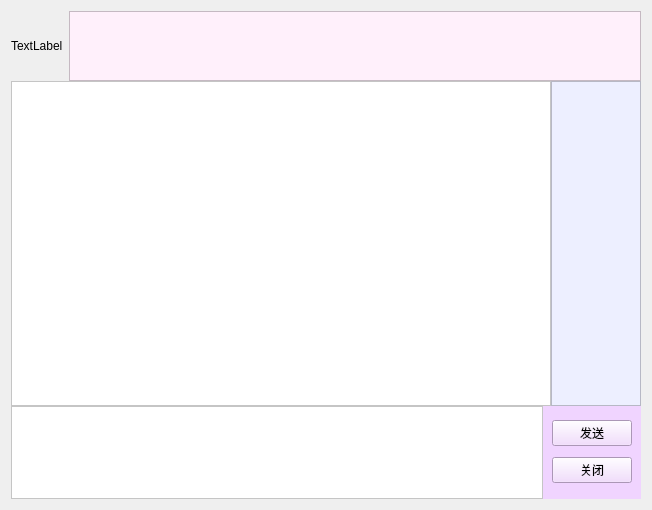
<?xml version="1.0" encoding="UTF-8"?>
<ui version="4.0">
 <class>talkdialog_group</class>
 <widget class="QWidget" name="talkdialog_group">
  <property name="geometry">
   <rect>
    <x>0</x>
    <y>0</y>
    <width>652</width>
    <height>510</height>
   </rect>
  </property>
  <property name="windowTitle">
   <string>Form</string>
  </property>
  <property name="styleSheet">
   <string notr="true"/>
  </property>
  <layout class="QVBoxLayout" name="verticalLayout" stretch="1,7,2">
   <property name="spacing">
    <number>0</number>
   </property>
   <item>
    <widget class="QWidget" name="widget_4" native="true">
     <property name="styleSheet">
      <string notr="true"/>
     </property>
     <layout class="QHBoxLayout" name="horizontalLayout_2">
      <property name="spacing">
       <number>6</number>
      </property>
      <property name="leftMargin">
       <number>0</number>
      </property>
      <property name="topMargin">
       <number>0</number>
      </property>
      <property name="rightMargin">
       <number>0</number>
      </property>
      <property name="bottomMargin">
       <number>0</number>
      </property>
      <item>
       <widget class="QLabel" name="label">
        <property name="styleSheet">
         <string notr="true">image: url(:/img/headIcon.jpg);</string>
        </property>
        <property name="text">
         <string>TextLabel</string>
        </property>
       </widget>
      </item>
      <item>
       <widget class="QTextEdit" name="textEdit_2">
        <property name="styleSheet">
         <string notr="true">background-color: rgb(0, 0, 0);
background-color: rgb(255, 240, 251);</string>
        </property>
       </widget>
      </item>
     </layout>
    </widget>
   </item>
   <item>
    <widget class="QWidget" name="widget" native="true">
     <property name="styleSheet">
      <string notr="true">background-color: rgb(255, 255, 255);
background-color: rgb(255, 255, 255);</string>
     </property>
     <layout class="QHBoxLayout" name="horizontalLayout_3" stretch="6,1">
      <property name="spacing">
       <number>0</number>
      </property>
      <property name="leftMargin">
       <number>0</number>
      </property>
      <property name="topMargin">
       <number>0</number>
      </property>
      <property name="rightMargin">
       <number>0</number>
      </property>
      <property name="bottomMargin">
       <number>0</number>
      </property>
      <item>
       <widget class="QTextBrowser" name="textBrowser">
        <property name="styleSheet">
         <string notr="true">background-color: rgb(255, 255, 255);
</string>
        </property>
       </widget>
      </item>
      <item>
       <widget class="QListWidget" name="listWidget">
        <property name="styleSheet">
         <string notr="true">background-color: rgb(237, 239, 255);
</string>
        </property>
       </widget>
      </item>
     </layout>
    </widget>
   </item>
   <item>
    <widget class="QWidget" name="widget_3" native="true">
     <property name="styleSheet">
      <string notr="true">background-color: rgb(85, 0, 0);
background-color: rgb(138, 255, 83);</string>
     </property>
     <layout class="QHBoxLayout" name="horizontalLayout" stretch="9,1">
      <property name="spacing">
       <number>0</number>
      </property>
      <property name="leftMargin">
       <number>0</number>
      </property>
      <property name="topMargin">
       <number>0</number>
      </property>
      <property name="rightMargin">
       <number>0</number>
      </property>
      <property name="bottomMargin">
       <number>0</number>
      </property>
      <item>
       <widget class="QTextEdit" name="textEdit">
        <property name="styleSheet">
         <string notr="true">background-color: rgb(255, 255, 255);</string>
        </property>
       </widget>
      </item>
      <item>
       <widget class="QWidget" name="widget_2" native="true">
        <property name="styleSheet">
         <string notr="true">background-color: rgb(240, 212, 255);
</string>
        </property>
        <layout class="QVBoxLayout" name="verticalLayout_2">
         <item>
          <widget class="QPushButton" name="pushButton">
           <property name="text">
            <string>发送</string>
           </property>
          </widget>
         </item>
         <item>
          <widget class="QPushButton" name="pushButton_2">
           <property name="text">
            <string>关闭</string>
           </property>
          </widget>
         </item>
        </layout>
       </widget>
      </item>
     </layout>
    </widget>
   </item>
  </layout>
 </widget>
 <resources/>
 <connections/>
</ui>
